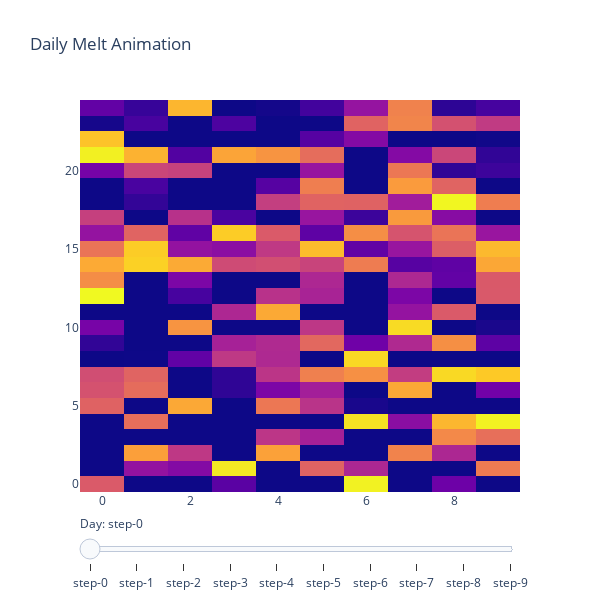

This figure's notebook cell:
### Code cell
fig = go.Figure()

# Assuming 'row' and 'column' are your spatial dimensions and 'day' is the time dimension
for day in range(ds.dims["day"]):
    fig.add_trace(
        go.Heatmap(
            z=ds["daily_melt"].isel(day=day),
            x=ds["column"],
            y=ds["row"],
            showscale=False,
        )
    )

# Make 10th frame visible
# fig.data[9].visible = True

# Create and add slider
steps = []
for i in range(len(fig.data)):
    step = dict(
        method="update",
        args=[{"visible": [False] * len(fig.data)}, {"title": "Day: " + str(i)}],
    )
    step["args"][0]["visible"][i] = True  # Toggle i'th trace to "visible"
    steps.append(step)

sliders = [dict(active=10, currentvalue={"prefix": "Day: "}, steps=steps)]

fig.update_layout(sliders=sliders)

# Set up the layout
fig.update_layout(title="Daily Melt Animation", width=600, height=600, autosize=False)

fig.show()

### Figure 1 — Plotly figure (JSON) as saved in the notebook; plotly's stock layout.template omitted (floating-point values rounded to 4 significant figures; data arrays with more than 128 entries replaced by an {"elided": "..."} marker saying what was removed)
{"data": [{"showscale": false, "type": "heatmap", "x": [0, 1, 2, 3, 4, 5, 6, 7, 8, 9], "y": [0, 1, 2, 3, 4, 5, 6, 7, 8, 9, 10, 11, 12, 13, 14, 15, 16, 17, 18, 19, 20, 21, 22, 23, 24], "z": {"elided": "25x10 float values"}}, {"showscale": false, "type": "heatmap", "x": [0, 1, 2, 3, 4, 5, 6, 7, 8, 9], "y": [0, 1, 2, 3, 4, 5, 6, 7, 8, 9, 10, 11, 12, 13, 14, 15, 16, 17, 18, 19, 20, 21, 22, 23, 24], "z": {"elided": "25x10 float values"}}, {"showscale": false, "type": "heatmap", "x": [0, 1, 2, 3, 4, 5, 6, 7, 8, 9], "y": [0, 1, 2, 3, 4, 5, 6, 7, 8, 9, 10, 11, 12, 13, 14, 15, 16, 17, 18, 19, 20, 21, 22, 23, 24], "z": {"elided": "25x10 float values"}}, {"showscale": false, "type": "heatmap", "x": [0, 1, 2, 3, 4, 5, 6, 7, 8, 9], "y": [0, 1, 2, 3, 4, 5, 6, 7, 8, 9, 10, 11, 12, 13, 14, 15, 16, 17, 18, 19, 20, 21, 22, 23, 24], "z": {"elided": "25x10 float values"}}, {"showscale": false, "type": "heatmap", "x": [0, 1, 2, 3, 4, 5, 6, 7, 8, 9], "y": [0, 1, 2, 3, 4, 5, 6, 7, 8, 9, 10, 11, 12, 13, 14, 15, 16, 17, 18, 19, 20, 21, 22, 23, 24], "z": {"elided": "25x10 float values"}}, {"showscale": false, "type": "heatmap", "x": [0, 1, 2, 3, 4, 5, 6, 7, 8, 9], "y": [0, 1, 2, 3, 4, 5, 6, 7, 8, 9, 10, 11, 12, 13, 14, 15, 16, 17, 18, 19, 20, 21, 22, 23, 24], "z": {"elided": "25x10 float values"}}, {"showscale": false, "type": "heatmap", "x": [0, 1, 2, 3, 4, 5, 6, 7, 8, 9], "y": [0, 1, 2, 3, 4, 5, 6, 7, 8, 9, 10, 11, 12, 13, 14, 15, 16, 17, 18, 19, 20, 21, 22, 23, 24], "z": {"elided": "25x10 float values"}}, {"showscale": false, "type": "heatmap", "x": [0, 1, 2, 3, 4, 5, 6, 7, 8, 9], "y": [0, 1, 2, 3, 4, 5, 6, 7, 8, 9, 10, 11, 12, 13, 14, 15, 16, 17, 18, 19, 20, 21, 22, 23, 24], "z": {"elided": "25x10 float values"}}, {"showscale": false, "type": "heatmap", "x": [0, 1, 2, 3, 4, 5, 6, 7, 8, 9], "y": [0, 1, 2, 3, 4, 5, 6, 7, 8, 9, 10, 11, 12, 13, 14, 15, 16, 17, 18, 19, 20, 21, 22, 23, 24], "z": {"elided": "25x10 float values"}}, {"showscale": false, "type": "heatmap", "x": [0, 1, 2, 3, 4, 5, 6, 7, 8, 9], "y": [0, 1, 2, 3, 4, 5, 6, 7, 8, 9, 10, 11, 12, 13, 14, 15, 16, 17, 18, 19, 20, 21, 22, 23, 24], "z": {"elided": "25x10 float values"}}], "layout": {"autosize": false, "height": 600, "sliders": [{"active": 10, "currentvalue": {"prefix": "Day: "}, "steps": [{"args": [{"visible": [true, false, false, false, false, false, false, false, false, false]}, {"title": "Day: 0"}], "method": "update"}, {"args": [{"visible": [false, true, false, false, false, false, false, false, false, false]}, {"title": "Day: 1"}], "method": "update"}, {"args": [{"visible": [false, false, true, false, false, false, false, false, false, false]}, {"title": "Day: 2"}], "method": "update"}, {"args": [{"visible": [false, false, false, true, false, false, false, false, false, false]}, {"title": "Day: 3"}], "method": "update"}, {"args": [{"visible": [false, false, false, false, true, false, false, false, false, false]}, {"title": "Day: 4"}], "method": "update"}, {"args": [{"visible": [false, false, false, false, false, true, false, false, false, false]}, {"title": "Day: 5"}], "method": "update"}, {"args": [{"visible": [false, false, false, false, false, false, true, false, false, false]}, {"title": "Day: 6"}], "method": "update"}, {"args": [{"visible": [false, false, false, false, false, false, false, true, false, false]}, {"title": "Day: 7"}], "method": "update"}, {"args": [{"visible": [false, false, false, false, false, false, false, false, true, false]}, {"title": "Day: 8"}], "method": "update"}, {"args": [{"visible": [false, false, false, false, false, false, false, false, false, true]}, {"title": "Day: 9"}], "method": "update"}]}], "title": {"text": "Daily Melt Animation"}, "width": 600}}
